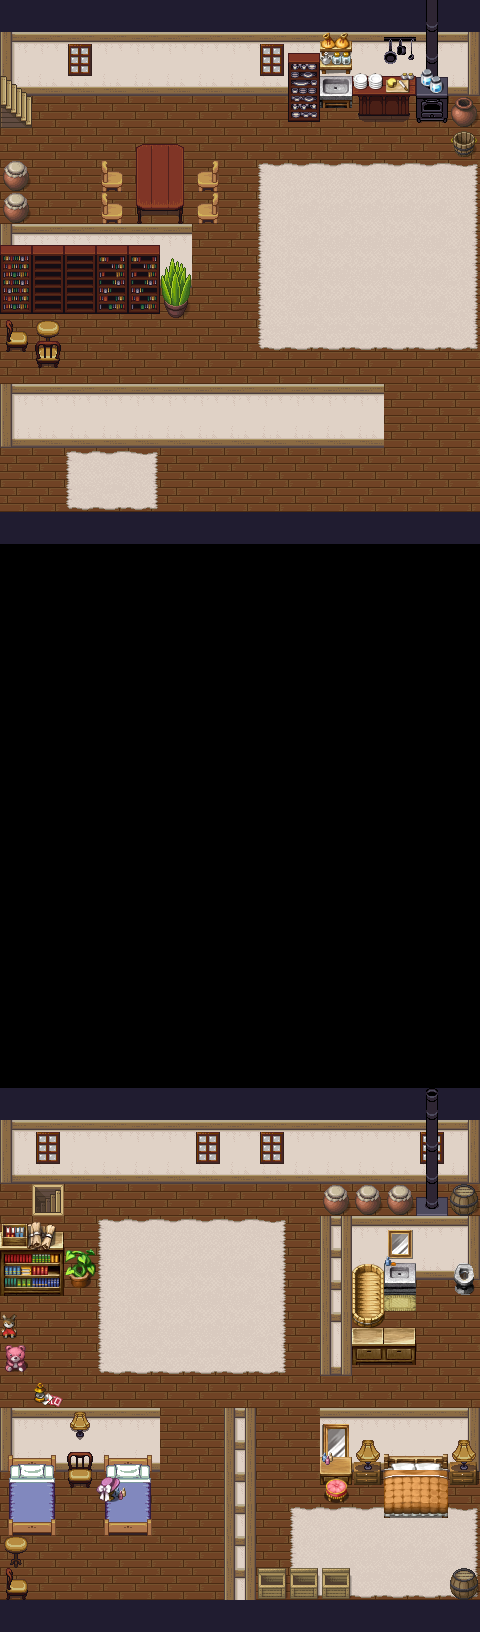

Tiled map render using the project's own tile images. Description and the map definition, with tile-layer contents summarised, below:
An orthogonal 15x51 tile map with 32x32 px tiles, 4 tile layers (Sol, Mur, Calque de Tuiles 4, Calque de Tuiles 5), 6 tilesets and 1 object (start).

<map version="1.5" tiledversion="1.7.2" orientation="orthogonal" renderorder="right-down" width="15" height="51" tilewidth="32" tileheight="32" infinite="0" nextlayerid="10" nextobjectid="2">
 <tileset firstgid="1" source="mur.tsx" />
 <tileset firstgid="225" source="mur2.tsx" />
 <tileset firstgid="341" source="maison2.tsx" />
 <tileset firstgid="597" source="maison1.tsx" />
 <tileset firstgid="853" source="tuilesGlobale.tsx" />
 <tileset firstgid="1853" source="Testforgerie.tsx" />
 <layer id="7" name="Sol" width="15" height="51">
  <data>[765 cells, 420 non-empty, 1 distinct tile ids]</data>
 </layer>
 <layer id="1" name="Mur" width="15" height="51">
  <properties>
   <property name="collision" type="bool" value="true" />
  </properties>
  <data>[765 cells, 195 non-empty, 9 distinct tile ids]</data>
 </layer>
 <layer id="9" name="Calque de Tuiles 4" width="15" height="51">
  <data>[765 cells, 117 non-empty, 55 distinct tile ids]</data>
 </layer>
 <layer id="8" name="Calque de Tuiles 5" width="15" height="51">
  <data>[765 cells, 116 non-empty, 63 distinct tile ids]</data>
 </layer>
 <objectgroup id="6" name="Calque d'Objets 1">
  <object id="1" name="Start_Position" type="start" x="240.984" y="435.247">
   <point />
  </object>
 </objectgroup>
</map>
